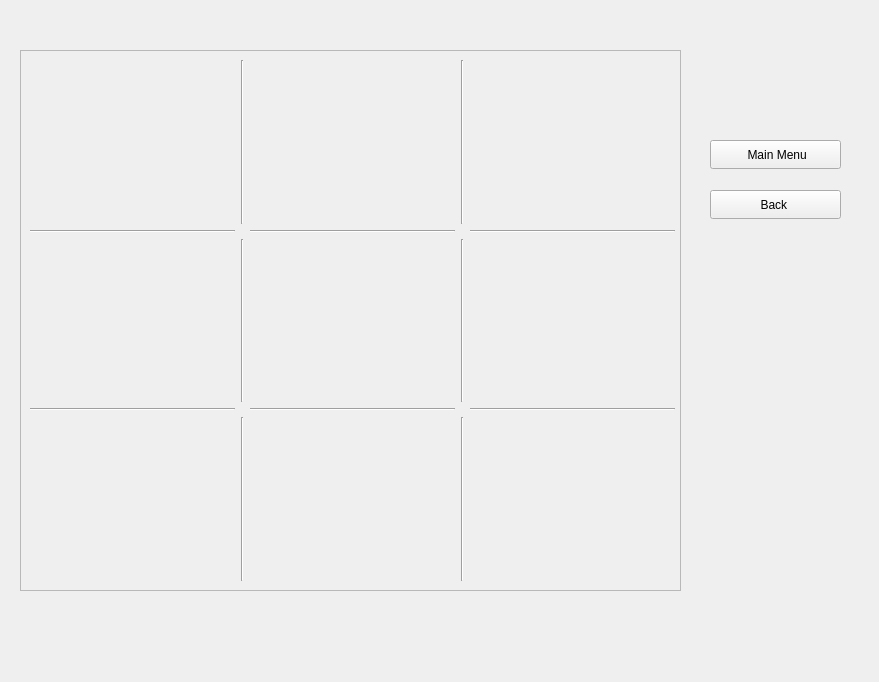
<?xml version="1.0" encoding="UTF-8"?>
<ui version="4.0">
 <class>display</class>
 <widget class="QWidget" name="display">
  <property name="windowModality">
   <enum>Qt::WindowModal</enum>
  </property>
  <property name="geometry">
   <rect>
    <x>0</x>
    <y>0</y>
    <width>879</width>
    <height>682</height>
   </rect>
  </property>
  <property name="windowTitle">
   <string>Form</string>
  </property>
  <widget class="QFrame" name="frame1">
   <property name="geometry">
    <rect>
     <x>20</x>
     <y>50</y>
     <width>661</width>
     <height>541</height>
    </rect>
   </property>
   <property name="frameShape">
    <enum>QFrame::StyledPanel</enum>
   </property>
   <property name="frameShadow">
    <enum>QFrame::Raised</enum>
   </property>
   <widget class="QWidget" name="layoutWidget_4">
    <property name="geometry">
     <rect>
      <x>10</x>
      <y>10</y>
      <width>645</width>
      <height>521</height>
     </rect>
    </property>
    <layout class="QGridLayout" name="gridLayout_4">
     <item row="4" column="0">
      <widget class="QLabel" name="seven_3">
       <property name="font">
        <font>
         <pointsize>30</pointsize>
        </font>
       </property>
       <property name="text">
        <string/>
       </property>
       <property name="alignment">
        <set>Qt::AlignCenter</set>
       </property>
      </widget>
     </item>
     <item row="4" column="3">
      <widget class="Line" name="line_40">
       <property name="orientation">
        <enum>Qt::Vertical</enum>
       </property>
      </widget>
     </item>
     <item row="1" column="0">
      <widget class="Line" name="line_48">
       <property name="orientation">
        <enum>Qt::Horizontal</enum>
       </property>
      </widget>
     </item>
     <item row="0" column="4">
      <widget class="QLabel" name="three_3">
       <property name="font">
        <font>
         <pointsize>30</pointsize>
        </font>
       </property>
       <property name="text">
        <string/>
       </property>
       <property name="alignment">
        <set>Qt::AlignCenter</set>
       </property>
      </widget>
     </item>
     <item row="2" column="3">
      <widget class="Line" name="line_38">
       <property name="orientation">
        <enum>Qt::Vertical</enum>
       </property>
      </widget>
     </item>
     <item row="0" column="1">
      <widget class="Line" name="line_41">
       <property name="orientation">
        <enum>Qt::Vertical</enum>
       </property>
      </widget>
     </item>
     <item row="1" column="2">
      <widget class="Line" name="line_37">
       <property name="font">
        <font>
         <bold>true</bold>
        </font>
       </property>
       <property name="orientation">
        <enum>Qt::Horizontal</enum>
       </property>
      </widget>
     </item>
     <item row="4" column="1">
      <widget class="Line" name="line_42">
       <property name="orientation">
        <enum>Qt::Vertical</enum>
       </property>
      </widget>
     </item>
     <item row="0" column="3">
      <widget class="Line" name="line_39">
       <property name="orientation">
        <enum>Qt::Vertical</enum>
       </property>
      </widget>
     </item>
     <item row="3" column="4">
      <widget class="Line" name="line_47">
       <property name="orientation">
        <enum>Qt::Horizontal</enum>
       </property>
      </widget>
     </item>
     <item row="2" column="0">
      <widget class="QLabel" name="four_3">
       <property name="font">
        <font>
         <pointsize>30</pointsize>
        </font>
       </property>
       <property name="text">
        <string/>
       </property>
       <property name="alignment">
        <set>Qt::AlignCenter</set>
       </property>
      </widget>
     </item>
     <item row="3" column="2">
      <widget class="Line" name="line_46">
       <property name="orientation">
        <enum>Qt::Horizontal</enum>
       </property>
      </widget>
     </item>
     <item row="1" column="4">
      <widget class="Line" name="line_44">
       <property name="font">
        <font>
         <bold>true</bold>
        </font>
       </property>
       <property name="orientation">
        <enum>Qt::Horizontal</enum>
       </property>
      </widget>
     </item>
     <item row="3" column="0">
      <widget class="Line" name="line_45">
       <property name="orientation">
        <enum>Qt::Horizontal</enum>
       </property>
      </widget>
     </item>
     <item row="2" column="2">
      <widget class="QLabel" name="five_3">
       <property name="font">
        <font>
         <pointsize>30</pointsize>
        </font>
       </property>
       <property name="text">
        <string/>
       </property>
       <property name="alignment">
        <set>Qt::AlignCenter</set>
       </property>
      </widget>
     </item>
     <item row="4" column="4">
      <widget class="QLabel" name="nine_3">
       <property name="font">
        <font>
         <pointsize>30</pointsize>
        </font>
       </property>
       <property name="text">
        <string/>
       </property>
       <property name="alignment">
        <set>Qt::AlignCenter</set>
       </property>
      </widget>
     </item>
     <item row="2" column="1">
      <widget class="Line" name="line_43">
       <property name="orientation">
        <enum>Qt::Vertical</enum>
       </property>
      </widget>
     </item>
     <item row="0" column="2">
      <widget class="QLabel" name="two_3">
       <property name="font">
        <font>
         <pointsize>30</pointsize>
        </font>
       </property>
       <property name="text">
        <string/>
       </property>
       <property name="alignment">
        <set>Qt::AlignCenter</set>
       </property>
      </widget>
     </item>
     <item row="4" column="2">
      <widget class="QLabel" name="eight_3">
       <property name="font">
        <font>
         <pointsize>30</pointsize>
        </font>
       </property>
       <property name="text">
        <string/>
       </property>
       <property name="alignment">
        <set>Qt::AlignCenter</set>
       </property>
      </widget>
     </item>
     <item row="2" column="4">
      <widget class="QLabel" name="six_3">
       <property name="font">
        <font>
         <pointsize>30</pointsize>
        </font>
       </property>
       <property name="text">
        <string/>
       </property>
       <property name="alignment">
        <set>Qt::AlignCenter</set>
       </property>
      </widget>
     </item>
     <item row="0" column="0">
      <widget class="QLabel" name="one_3">
       <property name="font">
        <font>
         <pointsize>30</pointsize>
        </font>
       </property>
       <property name="autoFillBackground">
        <bool>false</bool>
       </property>
       <property name="text">
        <string/>
       </property>
       <property name="scaledContents">
        <bool>true</bool>
       </property>
       <property name="alignment">
        <set>Qt::AlignCenter</set>
       </property>
      </widget>
     </item>
    </layout>
   </widget>
  </widget>
  <widget class="QPushButton" name="main_menu">
   <property name="geometry">
    <rect>
     <x>710</x>
     <y>140</y>
     <width>131</width>
     <height>29</height>
    </rect>
   </property>
   <property name="text">
    <string> Main Menu</string>
   </property>
  </widget>
  <widget class="QPushButton" name="back_to_history">
   <property name="geometry">
    <rect>
     <x>710</x>
     <y>190</y>
     <width>131</width>
     <height>29</height>
    </rect>
   </property>
   <property name="text">
    <string>Back </string>
   </property>
  </widget>
 </widget>
 <resources/>
 <connections/>
</ui>
